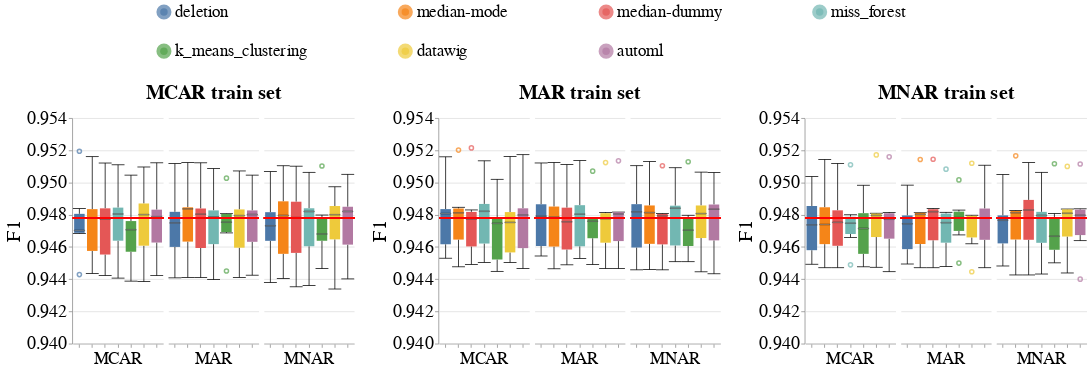

Notebook code cell kept with this figure:
### Code cell
create_box_plots_for_diff_imputers_v2(dataset_name=DATASET_NAME,
                                      model_name='lr_clf',
                                      metric_name='f1',
                                      db_client=db_client,
                                      ylim=[0.94, 0.954])
